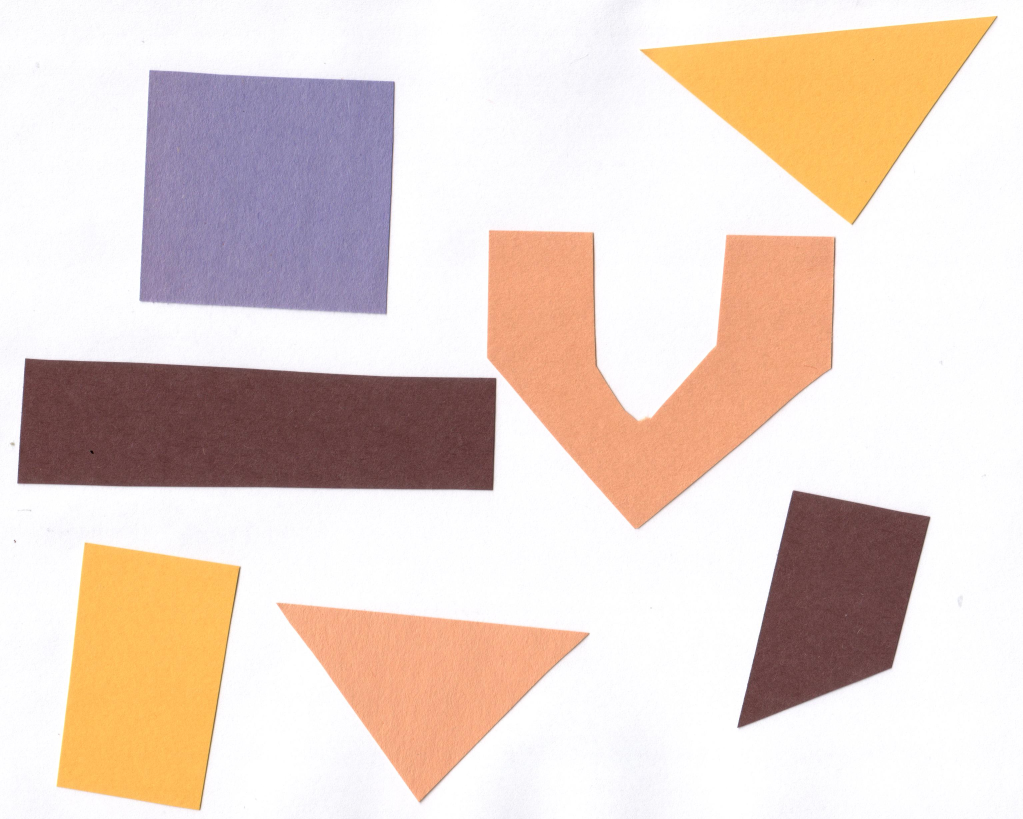
#> input picture cs642_hw2/shapes-01.jpg, 3068 x 2457 px, found by its file name (shown at 1/3 size)
$ jupyter execute CS642_Hw2.ipynb
#> lines starting #> are read from the running program, lines starting #| are printed output that depends on the picture; after the words box and inside, x2 and y2 are one past the last pixel; in counts of white or black regions, pixels touching at a corner belong together
[cell 1]
import numpy as np
import glob
import matplotlib.pyplot as plt
import skimage.io
import skimage.color
import skimage.filters

[cell 2]
# load the image
image = skimage.io.imread("Hw2/shapes-01.jpg")
#> image is the input picture: shape (2457, 3068, 3); mean R, G, B 229.7, 212.3, 203.8

fig, ax = plt.subplots()
plt.imshow(image)
plt.show()

[cell 3]
# convert the image to grayscale
gray_image = skimage.color.rgb2gray(image)
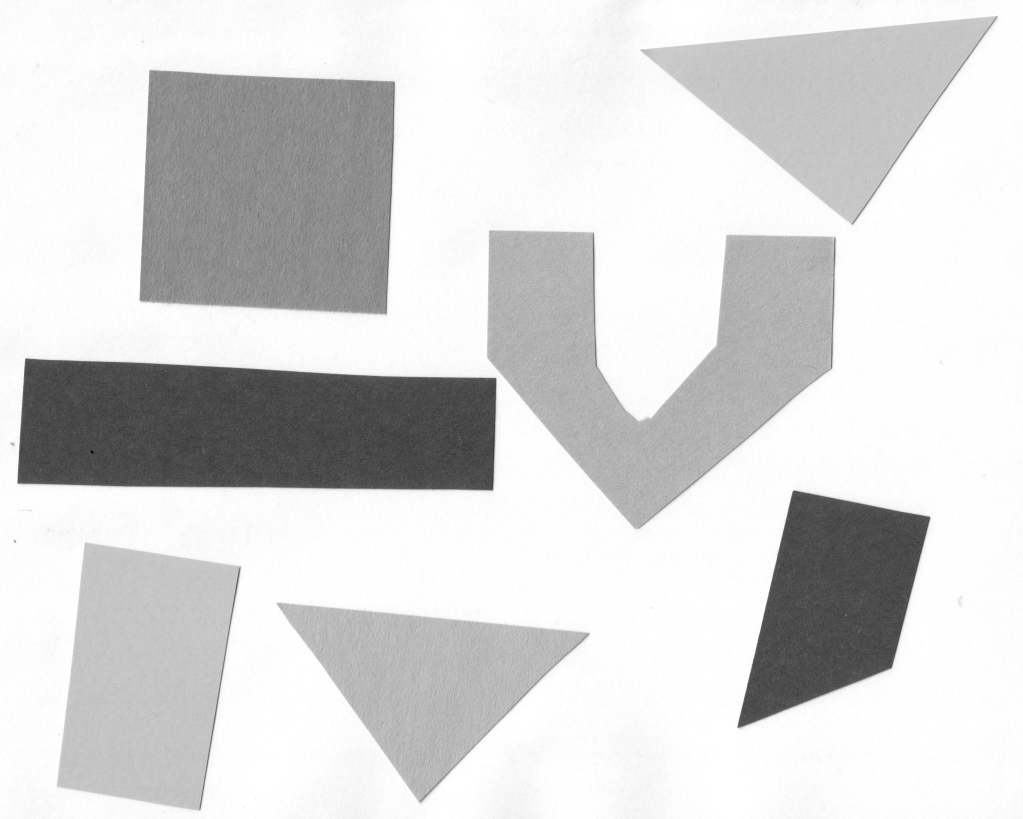
#> gray_image: shape (2457, 3068) float64 (shown at 1/3 size); min 0.00723, max 1, mean 0.845

# blur the image to denoise
blurred_image = skimage.filters.gaussian(gray_image, sigma=1.0)

fig, ax = plt.subplots()
plt.imshow(blurred_image, cmap='gray')
plt.show()

[cell 4]
# create a histogram of the blurred grayscale image
histogram, bin_edges = np.histogram(blurred_image, bins=256, range=(0.0, 1.0))
#> histogram = 256 values, max 1453602 at index 255, min 0 at index 0, mean 29445.6; bin_edges = 257 values from 0 to 1

fig, ax = plt.subplots()
plt.plot(bin_edges[0:-1], histogram)
plt.title("Grayscale Histogram")
plt.xlabel("grayscale value")
plt.ylabel("pixels")
plt.xlim(0, 1.0)
plt.show()
#> figure, not shown here; curve peaks at x = 0.996, y = 1453602

[cell 5]
# create a mask based on the threshold
t = 0.8
binary_mask = blurred_image < t
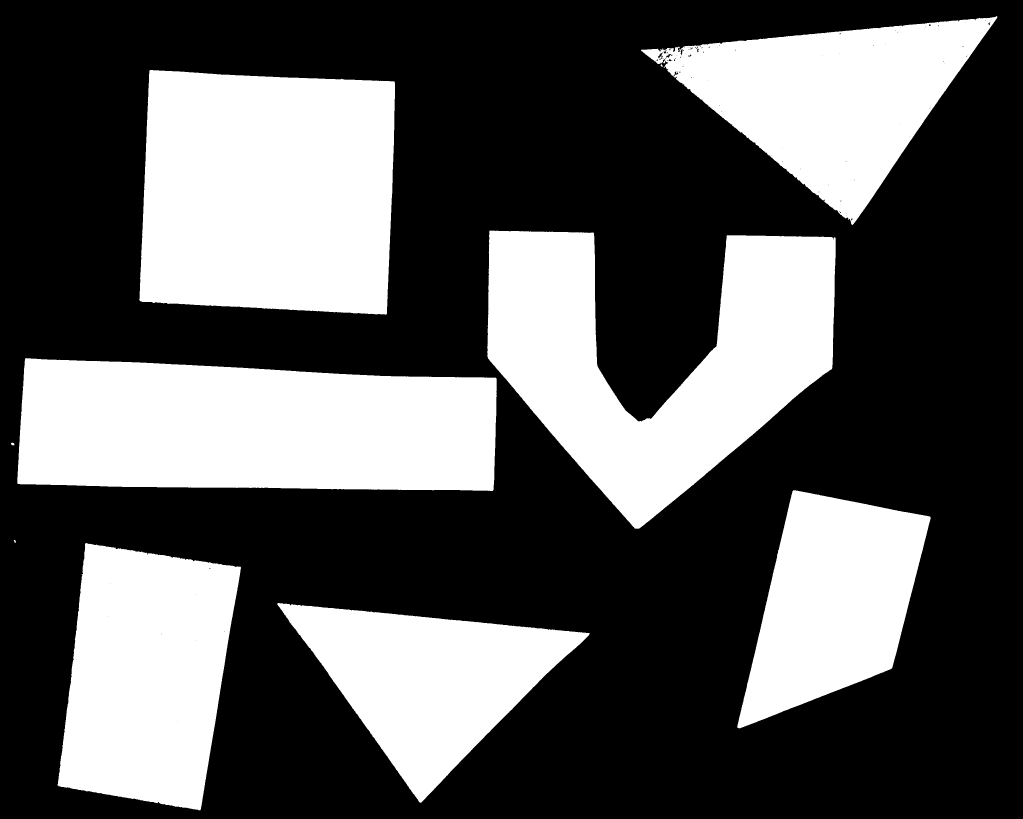
#> binary_mask: shape (2457, 3068) bool (shown at 1/3 size); 35.4% white; 12 white regions (2 under 20 px), largest, box (x1, y1, x2, y2) and area: (418, 210, 1185, 944) 517020, (52, 1074, 1490, 1473) 509032, (1462, 692, 2507, 1586) 488076

fig, ax = plt.subplots()
plt.imshow(binary_mask, cmap='gray')
plt.show()

# ข้อที่ 1

## อธิบายอัลกอริทึมในการหาค่าเทรชโฮลด์จากภาพระดับเทาใดๆ โดยอัตโนมัติ (Automatic Threshold) ที่ไม่ซ้ำกับที่กล่าวไปแล้วในห้องบรรยาย มาคนละ 2 อัลกอริทึม นักศึกษาควรทดลองใช้อัลกอริทึมดังกล่าวกับภาพระดับเทาใดๆ ภาพเดียวกัน แล้วอภิปรายผล

> Threshold ที่อาจารย์บรรยายคือ T = (max - min) / 2

### แสดงผลของ Thresold: T = (max-min)/2

[cell 6]
import cv2

[cell 7]
img1 = cv2.imread("Hw2/shapes-01.jpg", 0)
#> img1: shape (2457, 3068); min 0, max 255, mean 216.5

[cell 8]
print(f"Max value of grayscale pics: {img1.max()}")
#| Max value of grayscale pics: 255
print(f"Min value of grayscale pics: {img1.min()}")
#| Min value of grayscale pics: 0

[cell 9]
##############################################################
# Gaussian Filtering
##############################################################
img1_blur = cv2.GaussianBlur(img1,(5,5),0)

[cell 10]
img1_blur

[cell 11]
print(f"Max value of grayscale pics after Mean Filtering: {img1_blur.max()}")
#| Max value of grayscale pics after Mean Filtering: 255
print(f"Min value of grayscale pics after Mean Filtering: {img1_blur.min()}")
#| Min value of grayscale pics after Mean Filtering: 3

[cell 12]
# create a histogram of the blurred grayscale image
histogram, bin_edges = np.histogram(img1_blur, bins=256, range=(0, 256))
#> histogram = 256 values, max 1559012 at index 254, min 0 at index 0, mean 29445.6; bin_edges = 257 values from 0 to 256

fig, ax = plt.subplots()
plt.plot(bin_edges[0:-1], histogram)
plt.title("Grayscale Histogram")
plt.xlabel("grayscale value")
plt.ylabel("pixels")
plt.xlim(0, 256)
plt.show()
#> figure, not shown here; curve peaks at x = 254, y = 1559012

[cell 13]
# create a mask based on the threshold
t = (np.max(img1_blur)) - (np.min(img1_blur)) / 2
#> t = 253.5

binary_mask = img1_blur < t
#> binary_mask: shape (2457, 3068) bool; 70.3% white; 16238 black regions (12805 under 20 px), largest, box (x1, y1, x2, y2) and area: (629, 0, 3068, 2457) 1470043, (1150, 0, 1489, 1049) 134384, (1790, 290, 2316, 1043) 125980

plt.figure(figsize=(10,10))
plt.subplot(121),plt.imshow(img1, 'gray'),plt.title('Original Image')
plt.xticks([]), plt.yticks([])
plt.subplot(122),plt.imshow(binary_mask, 'gray'),plt.title('based on the threshold: (max - min)/2')
plt.xticks([]), plt.yticks([])
plt.show()

### Adaptive Mean Thresholding

[cell 14]
thresh = cv2.adaptiveThreshold(img1_blur, 255,cv2.ADAPTIVE_THRESH_MEAN_C, cv2.THRESH_BINARY_INV, 51, 10)
#> thresh: shape (2457, 3068); 4.8% white; 3308 white regions (3188 under 20 px), largest, box (x1, y1, x2, y2) and area: (52, 1075, 1489, 1472) 78331, (1462, 691, 2508, 1587) 64612, (418, 210, 1185, 945) 56822

[cell 15]
plt.figure(figsize=(10,10))
plt.subplot(121),plt.imshow(img1, 'gray'),plt.title('Original Image')
plt.xticks([]), plt.yticks([])
plt.subplot(122),plt.imshow(thresh, 'gray'),plt.title('based on the Adaptive Mean Thresholding')
plt.xticks([]), plt.yticks([])
plt.show()

### Adaptive Gussian Thresholding

[cell 16]
thresh2 = cv2.adaptiveThreshold(img1_blur, 255, cv2.ADAPTIVE_THRESH_GAUSSIAN_C, cv2.THRESH_BINARY_INV, 51, 10)
#> thresh2: shape (2457, 3068); 2.5% white; 2853 white regions (2778 under 20 px), largest, box (x1, y1, x2, y2) and area: (52, 1075, 1489, 1472) 44526, (2212, 1471, 2791, 2185) 26574, (418, 210, 1185, 945) 22777

[cell 17]
plt.figure(figsize=(10,10))
plt.subplot(121),plt.imshow(img1, 'gray'),plt.title('Original Image')
plt.xticks([]), plt.yticks([])
plt.subplot(122),plt.imshow(thresh2, 'gray'),plt.title('based on the Adaptive Gussian Thresholding')
plt.xticks([]), plt.yticks([])
plt.show()

### Simple Thresholding

[cell 18]
t = 240 # ดูจากราฟ Histogram

binary_mask2 = img1_blur < t
#> binary_mask2: shape (2457, 3068) bool; 36.2% white; 94 white regions (72 under 20 px), largest, box (x1, y1, x2, y2) and area: (417, 207, 1188, 948) 524448, (51, 1070, 1493, 1476) 519267, (1460, 689, 2510, 1590) 497929

plt.figure(figsize=(25,6))
plt.subplot(131),plt.imshow(img1, 'gray'),plt.title('Original Image')
plt.xticks([]), plt.yticks([])
plt.subplot(132),plt.imshow(binary_mask2, 'gray'),plt.title('based on the threshold: t=240')
plt.xticks([]), plt.yticks([])
plt.subplot(133),plt.plot(bin_edges[0:-1], histogram),plt.axvline(x = 240, color = 'r')
plt.title("Grayscale Histogram")
plt.xlabel("grayscale value")
plt.ylabel("pixels")
plt.show()
#> figure, not shown here; panel 3: curve peaks at x = 254, y = 1559012

# ข้อ 2

## จากรูปที่กำหนดให้
##     - นักศึกษาที่เลขทะเบียน หลักรองสุดท้าย เป็นเลขคู่ ทำงานกับภาพ circle.jpg
## จงคิดและเขียนอัลกอริทึมเพื่อนับจำนวนวงกลมหรือสามเหลี่ยมในภาพให้ได้เท่า (หรือใกล้เคียงมากที่สุด) กับจำนวนที่นับด้วยคน อธิบายวิธี/ขั้นตอน/อัลกอริทึมที่ใช้

[cell 19]
img_ex2 = cv2.imread("hw2/circles.JPG")
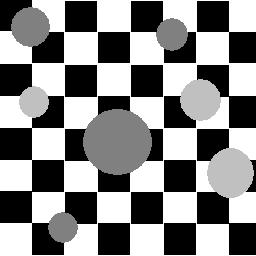
#> input picture cs642_hw2/circles.JPG, 256 x 256 px, found by its file name
#> img_ex2 is the input picture: shape (256, 256, 3); min 0, max 255, mean 136
gray_img = cv2.cvtColor(img_ex2, cv2.COLOR_BGR2GRAY)

[cell 20]
plt.imshow(img_ex2)

[cell 21]
# create a histogram of the grayscale image
histogram3, bin_edges3 = np.histogram(gray_img, bins=256, range=(0, 256))
#> histogram3 = 256 values, max 25017 at index 255, min 0 at index 35, mean 256; bin_edges3 = 257 values from 0 to 256

fig, ax = plt.subplots()
plt.plot(bin_edges3[0:-1], histogram3)
plt.title("Grayscale Histogram")
plt.xlabel("grayscale value")
plt.ylabel("pixels")
plt.xlim(0, 256)
plt.show()
#> figure, not shown here; curve peaks at x = 255, y = 25017

[cell 22]
circles = cv2.HoughCircles(gray_img,cv2.HOUGH_GRADIENT,1,30,param1=100,param2=28,minRadius=0,maxRadius=0)
#> circles = [[117.5, 143.5, 35.1], [62.5, 226.5, 14.5], [33.5, 100.5, 15], [192.5, 92.5, 29.7], [233.5, 173.5, 26.8], [172.5, 33.5, 15]]

[cell 23]
circles
#> Out has the same summary as circles

[cell 24]
circles = np.uint16(np.around(circles))
#> circles = [[118, 144, 35], [62, 226, 14], [34, 100, 15], [192, 92, 30], [234, 174, 27], [172, 34, 15]]
for i in circles[0,:]:
 # draw the outer circle
 cv2.circle(img_ex2,(i[0],i[1]),i[2],(0,255,0),2)
 # draw the center of the circle
 cv2.circle(img_ex2,(i[0],i[1]),2,(0,0,255),3)
#> this loop made 6 passes
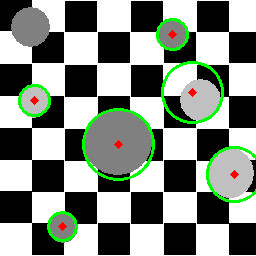
#> img_ex2: shape (256, 256, 3); 4.09% of pixels changed, all inside (x1, y1, x2, y2) = (18, 18, 256, 242)

[cell 25]
plt.imshow(img_ex2)
plt.axis("off")

# ข้อที่ 3

## จากรูปที่กำหนดให้ต่อไปนี้ ให้นักศึกษาทดลองใช้อัลกอริทึมที่ใช้ในข้อที่ 1. เพื่อนำจำนวนสัตว์ในภาพ

##     - เลขทะเบียนสองหลักสุดท้ายอยู่ในช่วง 30-59 ทำงานกับภาพ ani01.jpg, ani03.jpg และ ani05.jpg

##     พิจารณาผลที่ได้ว่าใกล้เคียงกับการนับด้วยคนหรือไม่ อย่างไร ลองพยายามหาวิธีปรับปรุงอัลกอริทึมของตนเพื่อให้ได้ผลลัพธ์ที่ดียิ่งขึ้นสำหรับแต่ละภาพ อธิบายแนวคิดและวิธีการ/ขั้นตอน/อัลกอริทึม (ใหม่) ที่ใช้ รวมทั้งอภิปรายผลที่ได้

[cell 26]
#ani01.jpg
ex3_pic1 = cv2.imread("hw2/ani01.jpg")
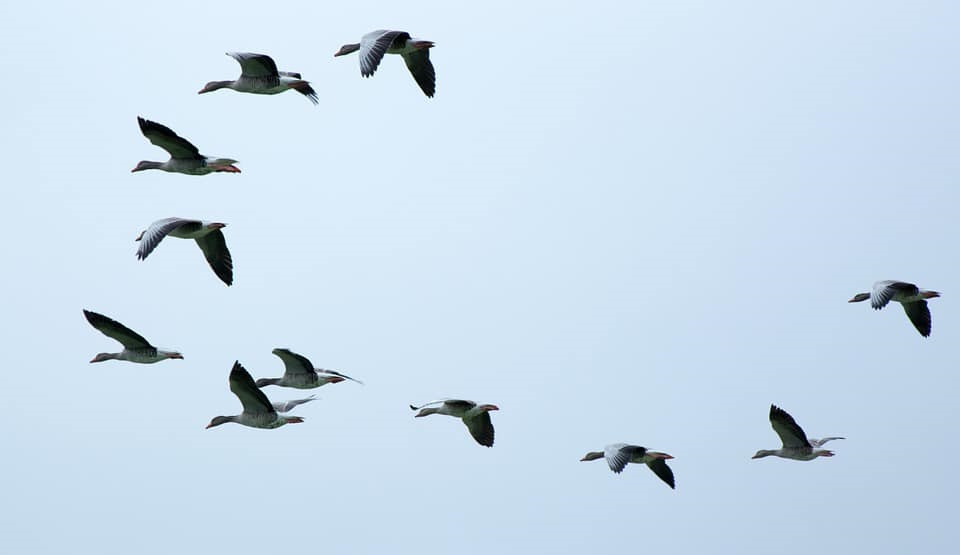
#> input picture cs642_hw2/ani01.jpg, 960 x 555 px, found by its file name
#> ex3_pic1 is the input picture: shape (555, 960, 3); mean B, G, R 235.4, 219.6, 201.2
ex3_pic1_rgb = cv2.cvtColor(ex3_pic1, cv2.COLOR_BGR2RGB)
#ani03.jpg
ex3_pic2 = cv2.imread("hw2/ani03.jpg")
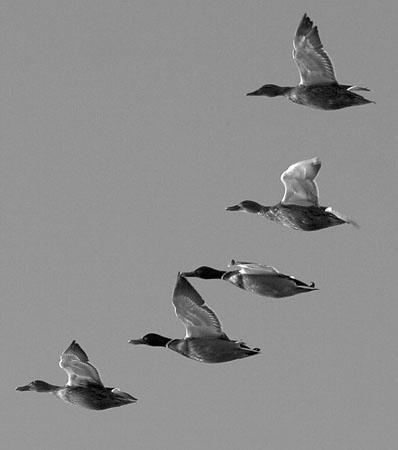
#> input picture cs642_hw2/ani03.jpg, 398 x 450 px, found by its file name
#> ex3_pic2 is the input picture: shape (450, 398, 3); min 0, max 255, mean 141.3
ex3_pic2_rgb = cv2.cvtColor(ex3_pic2, cv2.COLOR_BGR2RGB)
#ani05.jpg
ex3_pic3 = cv2.imread("hw2/ani05.jpg")
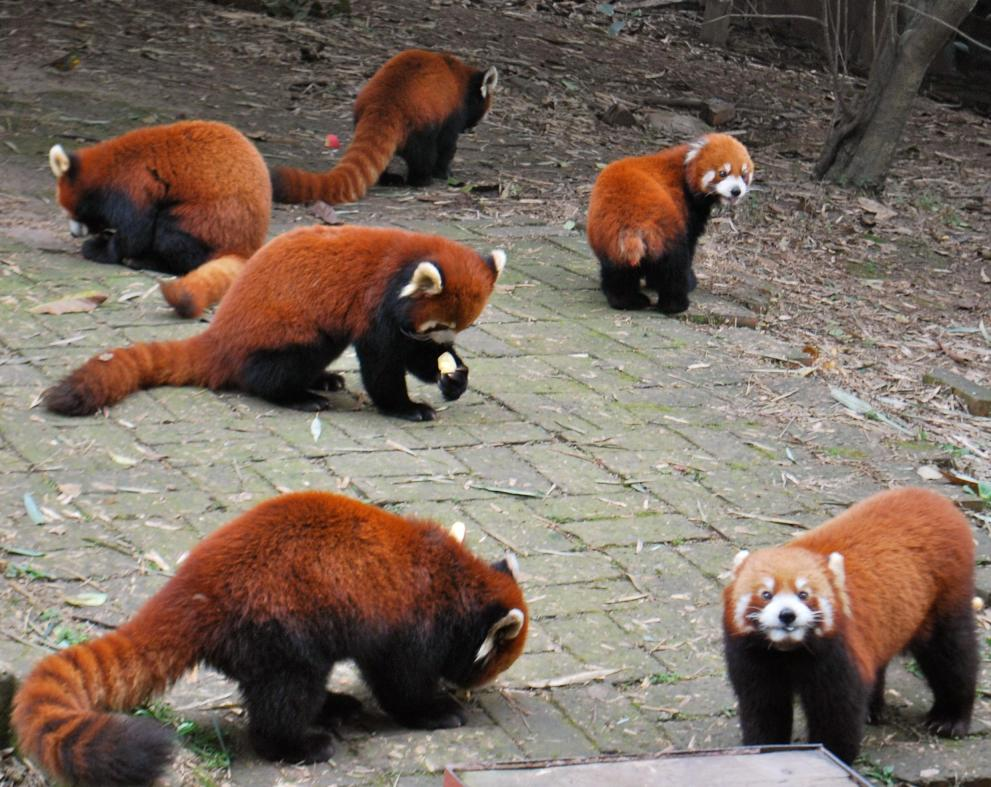
#> input picture cs642_hw2/ani05.jpg, 991 x 787 px, found by its file name
#> ex3_pic3 is the input picture: shape (787, 991, 3); mean B, G, R 94.9, 106.5, 122.8
ex3_pic3_rgb = cv2.cvtColor(ex3_pic3, cv2.COLOR_BGR2RGB)

[cell 27]
plt.figure(figsize=(15,15))
plt.subplot(131),plt.imshow(ex3_pic1_rgb),plt.title('Original Image ani01.jpg')
plt.axis("off")
plt.subplot(132),plt.imshow(ex3_pic2_rgb),plt.title('Original Image ani03.jpg')
plt.axis("off")
plt.subplot(133),plt.imshow(ex3_pic3_rgb),plt.title('Original Image ani05.jpg')
plt.axis("off")
plt.show()

[cell 28]
# ani01.jpg
# convert to grayscale
ex3_pic1_grey = cv2.cvtColor(ex3_pic1, cv2.COLOR_RGB2GRAY)

# Gaussian Filtering
ex3_pic1_grey_blur = cv2.GaussianBlur(ex3_pic1_grey,(5,5),0)

# Adaptive Mean Thresholding
ex3_pic1_grey_thresh = cv2.adaptiveThreshold(ex3_pic1_grey_blur, 255,cv2.ADAPTIVE_THRESH_MEAN_C, cv2.THRESH_BINARY_INV, 51, 10)
#> ex3_pic1_grey_thresh: shape (555, 960); 4.4% white; 14 white regions (2 under 20 px), largest, box (x1, y1, x2, y2) and area: (205, 348, 363, 430) 4186, (130, 116, 242, 176) 2604, (135, 218, 234, 287) 2603

# ani03.jpg
# convert to grayscale
ex3_pic2_grey = cv2.cvtColor(ex3_pic2, cv2.COLOR_RGB2GRAY)

# Gaussian Filtering
ex3_pic2_grey_blur = cv2.GaussianBlur(ex3_pic2_grey,(5,5),0)

# Adaptive Mean Thresholding
ex3_pic2_grey_thresh = cv2.adaptiveThreshold(ex3_pic2_grey_blur, 255,cv2.ADAPTIVE_THRESH_MEAN_C, cv2.THRESH_BINARY_INV, 51, 10)
#> ex3_pic2_grey_thresh: shape (450, 398); 6.7% white; 16 white regions (4 under 20 px), largest, box (x1, y1, x2, y2) and area: (173, 266, 319, 333) 2733, (226, 159, 359, 231) 2151, (294, 13, 375, 110) 2107

# ani05.jpg
# convert to grayscale
ex3_pic3_grey = cv2.cvtColor(ex3_pic3, cv2.COLOR_RGB2GRAY)

# Median Filtering
ex3_pic3_grey_blur = cv2.medianBlur(ex3_pic3_grey,5)

# Adaptive Mean Thresholding
ex3_pic3_grey_thresh = cv2.adaptiveThreshold(ex3_pic3_grey_blur, 255,cv2.ADAPTIVE_THRESH_MEAN_C, cv2.THRESH_BINARY, 51, 10)
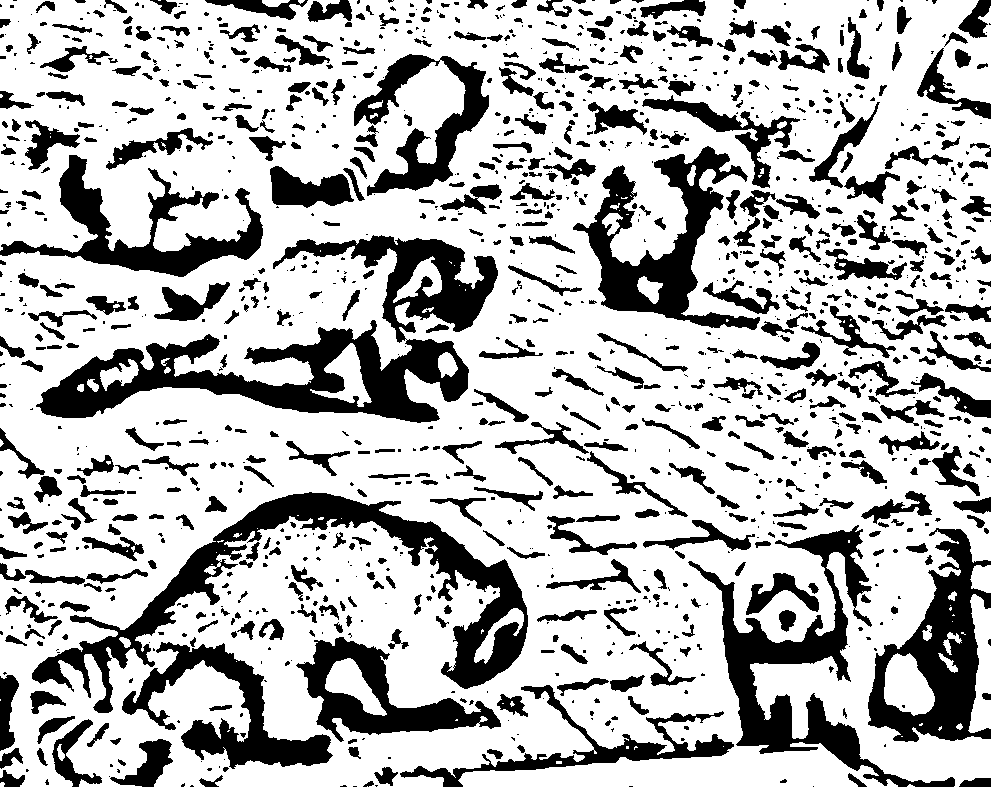
#> ex3_pic3_grey_thresh: shape (787, 991); 72.2% white; 1336 black regions (684 under 20 px), largest, box (x1, y1, x2, y2) and area: (36, 235, 498, 423) 25324, (32, 492, 528, 713) 18849, (688, 525, 955, 787) 13514
# ex3_pic3_grey_thresh2 = cv2.adaptiveThreshold(ex3_pic3_grey_blur, 255, cv2.ADAPTIVE_THRESH_GAUSSIAN_C, cv2.THRESH_BINARY_INV, 51, 10)
# ex3_pic3_grey_thresh3 = ex3_pic3_grey_thresh + ex3_pic3_grey_thresh2

[cell 29]
plt.figure(figsize=(15,10))
plt.subplot(231),plt.imshow(ex3_pic1_rgb),plt.title('Original Image ani01.jpg')
plt.axis("off")
plt.subplot(232),plt.imshow(ex3_pic2_rgb),plt.title('Original Image ani03.jpg')
plt.axis("off")
plt.subplot(233),plt.imshow(ex3_pic3_rgb),plt.title('Original Image ani05.jpg')
plt.axis("off")
plt.subplot(234),plt.imshow(ex3_pic1_grey_thresh, "gray"),plt.title('ani01.jpg with Thresholding')
plt.axis("off")
plt.subplot(235),plt.imshow(ex3_pic2_grey_thresh, "gray"),plt.title('ani03.jpg with Thresholding')
plt.axis("off")
plt.subplot(236),plt.imshow(ex3_pic3_grey_thresh, "gray"),plt.title('ani05.jpg with Thresholding')
plt.axis("off")
plt.show()

[cell 30]
# create a histogram of the grayscale ani05 image
histogram_ex3_pic3, bin_edges_ex3_pic3 = np.histogram(ex3_pic3_grey_blur, bins=256, range=(0, 256))
#> histogram_ex3_pic3 = 256 values, max 7386 at index 167, min 0 at index 0, mean 3046.6; bin_edges_ex3_pic3 = 257 values from 0 to 256

fig, ax = plt.subplots()
plt.plot(bin_edges_ex3_pic3[0:-1], histogram_ex3_pic3)
plt.title("Grayscale Histogram of ani05.jpg")
plt.xlabel("grayscale value")
plt.ylabel("pixels")
plt.xlim(0, 256)
plt.show()
#> figure, not shown here; curve peaks at x = 167, y = 7386

[cell 31]
# create a histogram of the grayscale ani01 image
histogram_ex3_pic1, bin_edges_ex3_pic1 = np.histogram(ex3_pic1_grey_blur, bins=256, range=(0, 256))
#> histogram_ex3_pic1 = 256 values, max 28447 at index 238, min 0 at index 0, mean 2081.2; bin_edges_ex3_pic1 = 257 values from 0 to 256

fig, ax = plt.subplots()
plt.plot(bin_edges_ex3_pic1[0:-1], histogram_ex3_pic1)
plt.title("Grayscale Histogram of ani01.jpg")
plt.xlabel("grayscale value")
plt.ylabel("pixels")
plt.xlim(0, 256)
plt.show()
#> figure, not shown here; curve peaks at x = 238, y = 28447

[cell 32]
# create a histogram of the grayscale ani03 image
histogram_ex3_pic2, bin_edges_ex3_pic2 = np.histogram(ex3_pic2_grey_blur, bins=256, range=(0, 256))
#> histogram_ex3_pic2 = 256 values, max 29400 at index 148, min 0 at index 0, mean 699.6; bin_edges_ex3_pic2 = 257 values from 0 to 256

fig, ax = plt.subplots()
plt.plot(bin_edges_ex3_pic2[0:-1], histogram_ex3_pic2)
plt.title("Grayscale Histogram of ani03.jpg")
plt.xlabel("grayscale value")
plt.ylabel("pixels")
plt.xlim(0, 256)
plt.show()
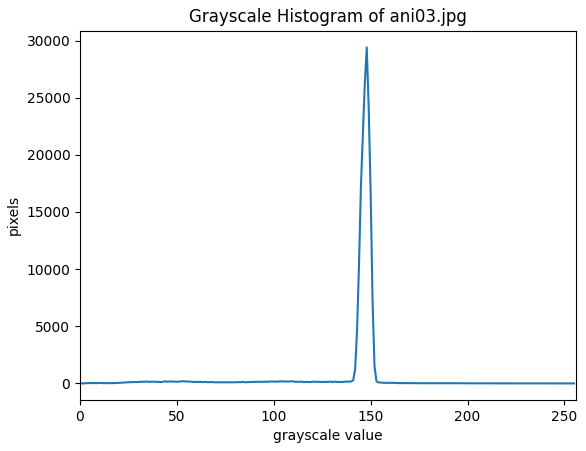
#> figure drawn by matplotlib, 1 panel; curve peaks at x = 148, y = 29400
